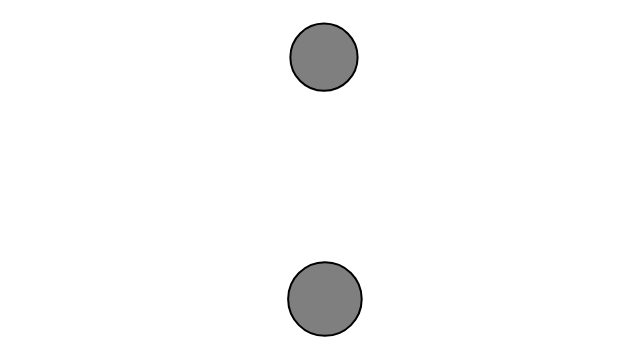
Frame 1 (no input)
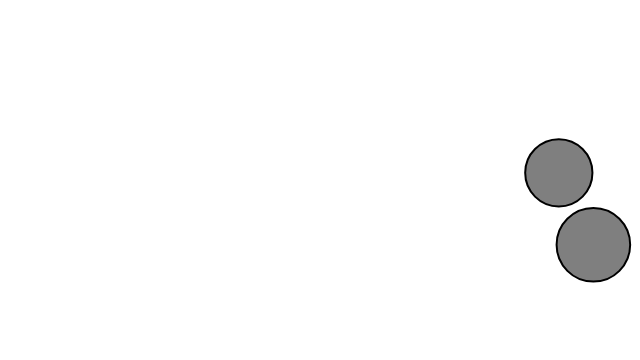
Frame 60 (no input)
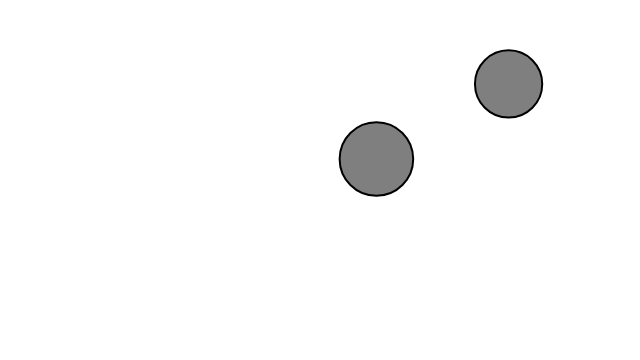
Frame 120 (the mouse pressed at the canvas centre since frame 60)

The p5.js sketch that drew these frames (run headless with seeded random() and noise() and a simulated clock; from frame 60 on, the mouse is pressed at the canvas centre):

// p5.js sketch
// ── sketch.js
let particleA;
let particleB;

function setup() {
  createCanvas(640, 360);
  particleA = new Particle(320, 60);
  particleB = new Particle(320, 300);
}

function draw() {
  background(255);

  particleA.collide(particleB);

  particleA.update();
  particleB.update();

  particleA.edges();
  particleB.edges();

  particleA.show();
  particleB.show();

  
  


}

// ── particle.js
class Particle {
    constructor(x, y) {
      this.position = createVector(x, y);
      this.velocity = p5.Vector.random2D();
      this.velocity.mult(random(2, 6));
      this.acceleration = createVector(0, 0);
      this.mass = random(2, 6);
      this.r = sqrt(this.mass) * 20;
    }
  
    applyForce(force) {
      let f = force.copy();
      f.div(this.mass);
      this.acceleration.add(f);
    }
  

    update() {
      this.velocity.add(this.acceleration);
      this.position.add(this.velocity);
      this.acceleration.mult(0);
    }
  
    
    collide(other) {
  
      let impactVector = p5.Vector.sub(other.position, this.position);
      let d = impactVector.mag();
      if (d < this.r + other.r) {
        
        let overlap = d - (this.r + other.r);
        let dir = impactVector.copy();
        dir.setMag(overlap * 0.5);
        this.position.add(dir);
        other.position.sub(dir);
        
       d = this.r + other.r;
        impactVector.setMag(d);
        
        let mSum = this.mass + other.mass;
        let vDiff = p5.Vector.sub(other.velocity, this.velocity);
        let num = vDiff.dot(impactVector);
        let den = mSum * d * d;
        let deltaVA = impactVector.copy();
        deltaVA.mult(2 * other.mass * num / den);
        this.velocity.add(deltaVA);
        let deltaVB = impactVector.copy();
        deltaVB.mult(-2 * this.mass * num / den);
        other.velocity.add(deltaVB);
      }
    }
  
    // Bounce
    edges() {
      if (this.position.x > width - this.r) {
        this.position.x = width - this.r;
        this.velocity.x *= -1;
      } else if (this.position.x < this.r) {
        this.position.x = this.r;
        this.velocity.x *= -1;
      }
  
      if (this.position.y > height - this.r) {
        this.position.y = height - this.r;
        this.velocity.y *= -1;
      } else if (this.position.y < this.r) {
        this.position.y = this.r;
        this.velocity.y *= -1;
      }
    }
  
   
    show() {
      stroke(0);
      strokeWeight(2);
      fill(127);
      circle(this.position.x, this.position.y, this.r * 2);
    }
  }
  
